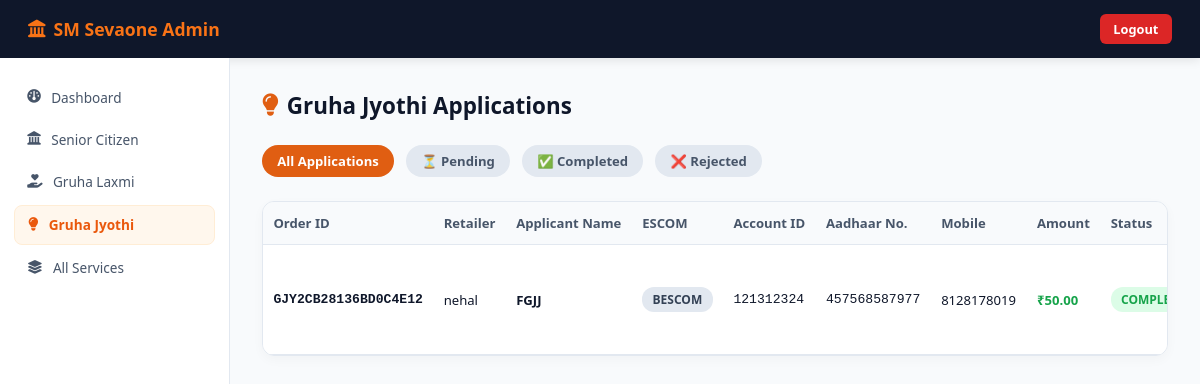
Page /admin-portal/gruha-jyothi/ (signed in) on the committed database.
### app/models.py (models this page shows, shortened)
class GruhaJyothiApplication(models.Model):
    STATUS_CHOICES = [('PENDING', 'Pending'), ('PROCESSING', 'Processing'), ('COMPLETED', 'Completed'), ('REJECTED', 'Rejected')]
    retailer                = models.ForeignKey(Retailer, on_delete=models.SET_NULL, null=True, blank=True, related_name='gruha_jyothi_applications')
    order_id                = models.CharField(max_length=50, unique=True, editable=False)
    escom                   = models.CharField(max_length=50)
    account_id              = models.CharField(max_length=50)
    account_holder_name     = models.CharField(max_length=100)
    account_holder_address  = models.TextField()
    occupancy_type          = models.CharField(max_length=50)
    aadhaar_number          = models.CharField(max_length=12)
    applicant_name          = models.CharField(max_length=100)
    mobile                  = models.CharField(max_length=10)
    output_pdf              = models.FileField(upload_to=upload_gruha_jyothi_output_pdf, null=True, blank=True)
    rejection_reason        = models.TextField(blank=True)
    amount                  = models.DecimalField(max_digits=10, decimal_places=2, default=50.00)
    status                  = models.CharField(max_length=20, choices=STATUS_CHOICES, default='PENDING')
    created_at              = models.DateTimeField(auto_now_add=True)
    processed_at            = models.DateTimeField(null=True, blank=True)
    class Meta:
        ordering = ['-created_at']

class Retailer(models.Model):
    retailer_id    = models.UUIDField(default=uuid.uuid4, editable=False, unique=True)
    user_id        = models.CharField(max_length=50, unique=True)
    password       = models.CharField(max_length=255)
    full_name      = models.CharField(max_length=100)
    mobile         = models.CharField(max_length=15, unique=True)
    email          = models.EmailField(max_length=100, blank=True)
    state          = models.CharField(max_length=50, blank=True)
    address        = models.TextField(blank=True)
    wallet_balance = models.DecimalField(max_digits=10, decimal_places=2, default=0)
    is_verified    = models.BooleanField(default=False)
    is_active      = models.BooleanField(default=True)
    created_at     = models.DateTimeField(auto_now_add=True)

### app/admin_views.py (the view)
# urls.py: path('admin-portal/gruha-jyothi/', admin_views.admin_gruha_jyothi_applications, name='admin_gruha_jyothi_list'),
def admin_gruha_jyothi_applications(request):
    if not _check_admin(request):
        return redirect('admin_login')
    status_filter = request.GET.get('status', 'ALL').upper()
    applications = GruhaJyothiApplication.objects.all()
    if status_filter in ['PENDING', 'PROCESSING', 'COMPLETED', 'REJECTED']:
        applications = applications.filter(status=status_filter)
    return render(request, 'admin_gruha_jyothi_list.html', {
        'applications': applications,
        'current_status': status_filter
    })

### app/admin_views.py (called while the page is built)
def _check_admin(request):
    return request.session.get('is_admin') is True

### pan_project/templates/admin_gruha_jyothi_list.html (shortened to what this page needs)
<!DOCTYPE html>
<html lang="en">
<head>
<link rel="stylesheet" href="https://cdnjs.cloudflare.com/ajax/libs/font-awesome/6.4.0/css/all.min.css">
</head>
<body>
<div class="topbar">
  <div class="brand"><i class="fa-solid fa-landmark"></i> SM Sevaone Admin</div>
  <a href="{% url 'admin_logout' %}" class="btn-logout">Logout</a>
</div>
<div class="main-wrap">
  <div class="sidebar">
    <a href="{% url 'admin_dashboard' %}" class="nav-item"><i class="fa-solid fa-gauge"></i> Dashboard</a>
    <a href="{% url 'admin_senior_list' %}" class="nav-item"><i class="fa-solid fa-landmark"></i> Senior Citizen</a>
    <a href="{% url 'admin_gruha_laxmi_list' %}" class="nav-item"><i class="fa-solid fa-hand-holding-heart"></i> Gruha Laxmi</a>
    <a href="{% url 'admin_gruha_jyothi_list' %}" class="nav-item active"><i class="fa-solid fa-lightbulb"></i> Gruha Jyothi</a>
    <a href="{% url 'admin_other_services' %}" class="nav-item"><i class="fa-solid fa-layer-group"></i> All Services</a>
  </div>
  <div class="content">
    <div class="header-row">
      <h2 class="page-title"><i class="fa-solid fa-lightbulb" style="color:#e05e12"></i> Gruha Jyothi Applications</h2>
    </div>
    <div class="filters">
      <a href="?status=ALL" class="filter-btn {% if current_status == 'ALL' %}active{% endif %}">All Applications</a>
      <a href="?status=PENDING" class="filter-btn {% if current_status == 'PENDING' %}active{% endif %}">⏳ Pending</a>
      <a href="?status=COMPLETED" class="filter-btn {% if current_status == 'COMPLETED' %}active{% endif %}">✅ Completed</a>
      <a href="?status=REJECTED" class="filter-btn {% if current_status == 'REJECTED' %}active{% endif %}">❌ Rejected</a>
    </div>
    <div class="card-table">
      <table>
        <thead>
          <tr>
            <th>Order ID</th>
            <th>Retailer</th>
            <th>Applicant Name</th>
            <th>ESCOM</th>
            <th>Account ID</th>
            <th>Aadhaar No.</th>
            <th>Mobile</th>
            <th>Amount</th>
            <th>Status</th>
          </tr>
        </thead>
        <tbody>
          {% for app in applications %}
          <tr>
            <td style="font-weight:700;color:#0f172a;font-family:monospace">{{ app.order_id }}</td>
            <td>{{ app.retailer.user_id|default:app.retailer.full_name }}</td>
            <td style="font-weight:600">{{ app.applicant_name }}</td>
            <td><span class="badge" style="background:#e2e8f0;color:#334155">{{ app.escom }}</span></td>
            <td style="font-family:monospace">{{ app.account_id }}</td>
            <td style="font-family:monospace">{{ app.aadhaar_number }}</td>
            <td>{{ app.mobile }}</td>
            <td style="font-weight:700;color:#16a34a">₹{{ app.amount }}</td>
            <td>
              {% if app.status == 'COMPLETED' %}
                <span class="badge badge-completed">COMPLETED</span>
              {% elif app.status == 'REJECTED' %}
                <span class="badge badge-rejected">REJECTED</span>
              {% else %}
                <span class="badge badge-pending">PENDING</span>
              {% endif %}
            </td>
          </tr>
          {% empty %}
          <tr>
            <td colspan="11" style="text-align:center;padding:2rem;color:#64748b">No Gruha Jyothi applications found.</td>
          </tr>
          {% endfor %}
        </tbody>
      </table>
    </div>
  </div>
</div>
</body>
</html>

### pan_project/templates/admin_gruha_jyothi_list.html (style rules this page uses)
* { box-sizing:border-box;margin:0;padding:0 }
body { font-family:'Segoe UI',system-ui,-apple-system,sans-serif;background:#f8fafc;color:#0f172a;min-height:100vh;display:flex;flex-direction:column }
.topbar { background:#0f172a;color:#fff;padding:.9rem 1.75rem;display:flex;align-items:center;justify-content:space-between;box-shadow:0 2px 10px rgba(0,0,0,0.1) }
.brand { font-size:1.1rem;font-weight:700;color:#f97316;display:flex;align-items:center;gap:8px }
.btn-logout { background:#dc2626;color:#fff;padding:.35rem .85rem;border-radius:6px;text-decoration:none;font-size:.8rem;font-weight:600 }
.main-wrap { display:flex;flex:1 }
.sidebar { width:230px;background:#ffffff;border-right:1px solid #e2e8f0;padding:1.25rem .85rem;display:flex;flex-direction:column;gap:.25rem }
.nav-item { display:flex;align-items:center;gap:.65rem;padding:.6rem .85rem;border-radius:8px;font-size:.85rem;color:#475569;text-decoration:none;font-family:inherit;transition:all 0.15s ease }
.nav-item.active { background:#fff7ed;color:#ea580c;font-weight:700;border:1px solid #ffedd5 }
.content { flex:1;padding:2rem;overflow-y:auto }
.header-row { display:flex;align-items:center;justify-content:space-between;margin-bottom:1.5rem }
.page-title { font-size:1.4rem;font-weight:700;color:#0f172a;display:flex;align-items:center;gap:8px }
.filters { display:flex;align-items:center;gap:.75rem;margin-bottom:1.5rem }
.filter-btn { padding:.45rem .95rem;border-radius:20px;background:#e2e8f0;color:#475569;text-decoration:none;font-size:.82rem;font-weight:600 }
.filter-btn.active,.filter-btn:hover { background:#e05e12;color:#fff }
.card-table { background:#fff;border-radius:12px;box-shadow:0 4px 12px rgba(0,0,0,0.03);border:1px solid #e2e8f0;overflow-x:auto }
table { width:100%;border-collapse:collapse;text-align:left;min-width:950px }
th,td { padding:.75rem .65rem;border-bottom:1px solid #e2e8f0;font-size:.82rem;vertical-align:middle }
th { background:#f8fafc;color:#475569;font-weight:700;white-space:nowrap }
.badge { display:inline-block;padding:.25rem .65rem;border-radius:12px;font-size:.75rem;font-weight:700;white-space:nowrap }
.badge-completed { background:#dcfce7;color:#16a34a }

### rows in the picture
GruhaJyothiApplication: order_id "GJY2CB28136BD0C4E12", retailer.user_id "nehal", applicant_name "FGJJ", escom "BESCOM", account_id "121312324", aadhaar_number "457568587977", mobile "8128178019", amount "50.00", status "COMPLETED"
